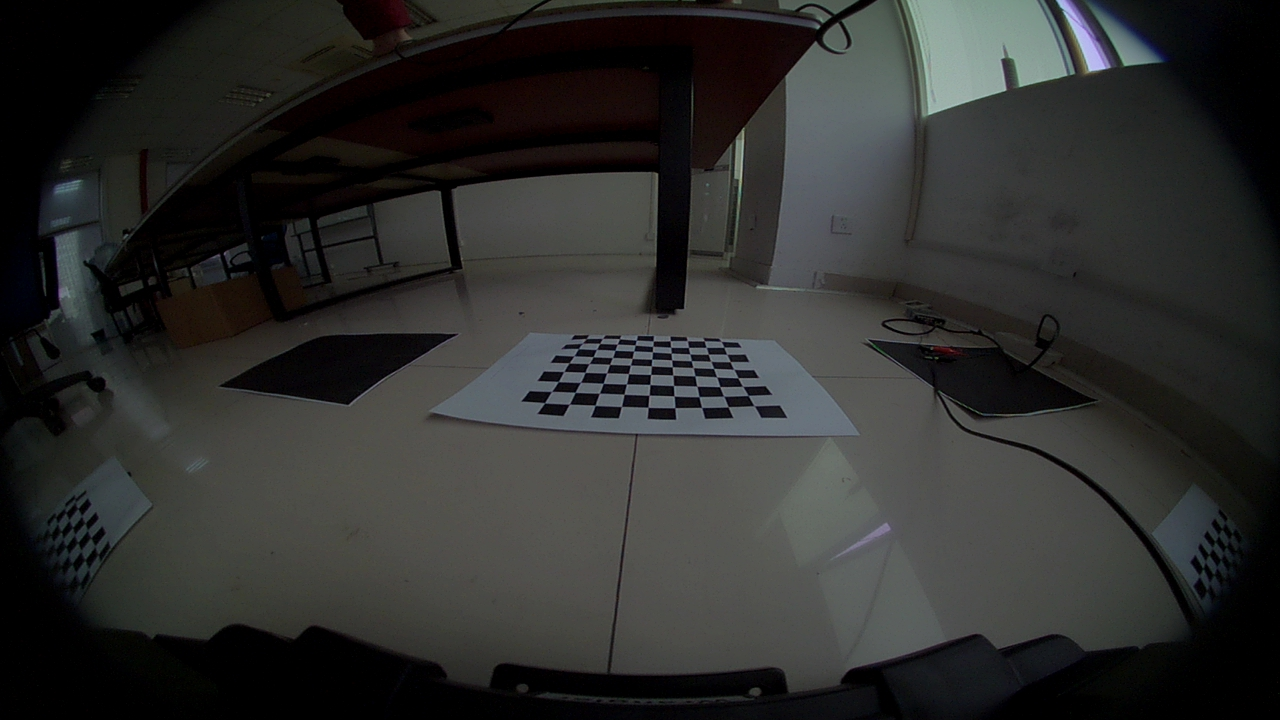
//> input picture 6.cali/2/5.鸟瞰/2.new_test/yy_top.JPG, 1280 x 720 px
$ ./main   (built with g++ and OpenCV 4)
//> lines starting //> are read from the running program, lines starting //| are printed output that depends on the picture
#include<opencv2/opencv.hpp>
#include<iostream>

using namespace std;
using namespace cv;

int main(int argc,char** argv)
{
	Point2f pts_src[4], pts_dst[4];
	Mat warp_matrix;
	Mat src, dst;
	int offset_x, offset_y;

	src = imread("yy_top.JPG",1);
//> src is the input picture: 720 rows x 1280 cols, CV_8UC3; mean B, G, R 45, 46.5, 45.9
	dst = imread("result.jpg");
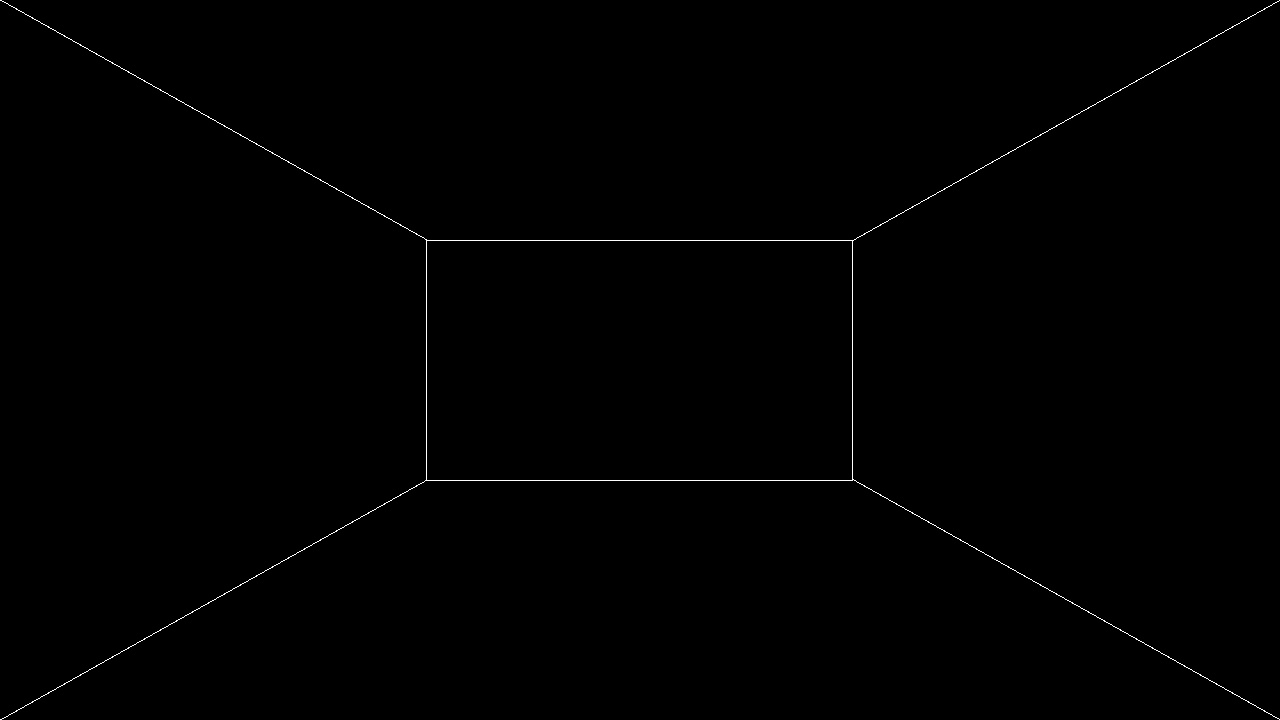
//> input picture 6.cali/2/5.鸟瞰/2.new_test/result.jpg, 1280 x 720 px
//> dst is the input picture: 720 rows x 1280 cols, CV_8UC3; min 0, max 255, mean 0.9
	int h = src.size[0];
//> h = 720
	int w = src.size[1];
//> w = 1280
	//映射关系 (310,281)->(300,200)		(193,14)->(300,50)			(928,14)->(800,50)		(744,281)->(800,200)
	offset_x = 100;//为正，横向拉伸，为负，横向压缩
	offset_y = 0;//为正，纵向拉伸，为负，纵向压缩

	pts_src[0].x = 103;
	pts_src[0].y = 330;
	pts_src[1].x = 103;
	pts_src[1].y = 321;
	pts_src[2].x = 242;
	pts_src[2].y = 321;
	pts_src[3].x = 242;
	pts_src[3].y = 330;

	pts_dst[0].x = 586;
	pts_dst[0].y = 346;
	pts_dst[1].x = 714;
	pts_dst[1].y = 351;
	pts_dst[2].x = 749;
	pts_dst[2].y = 409;
	pts_dst[3].x = 544;
	pts_dst[3].y = 406;


	//计算变换矩阵
	warp_matrix=getPerspectiveTransform( pts_src, pts_dst);
	//透视变换
	//warpPerspective( src, dst ,warp_matrix);
 	warpPerspective(src, dst, warp_matrix, cv::Size(w,h), cv::INTER_LINEAR, cv::BORDER_CONSTANT, cv::Scalar());
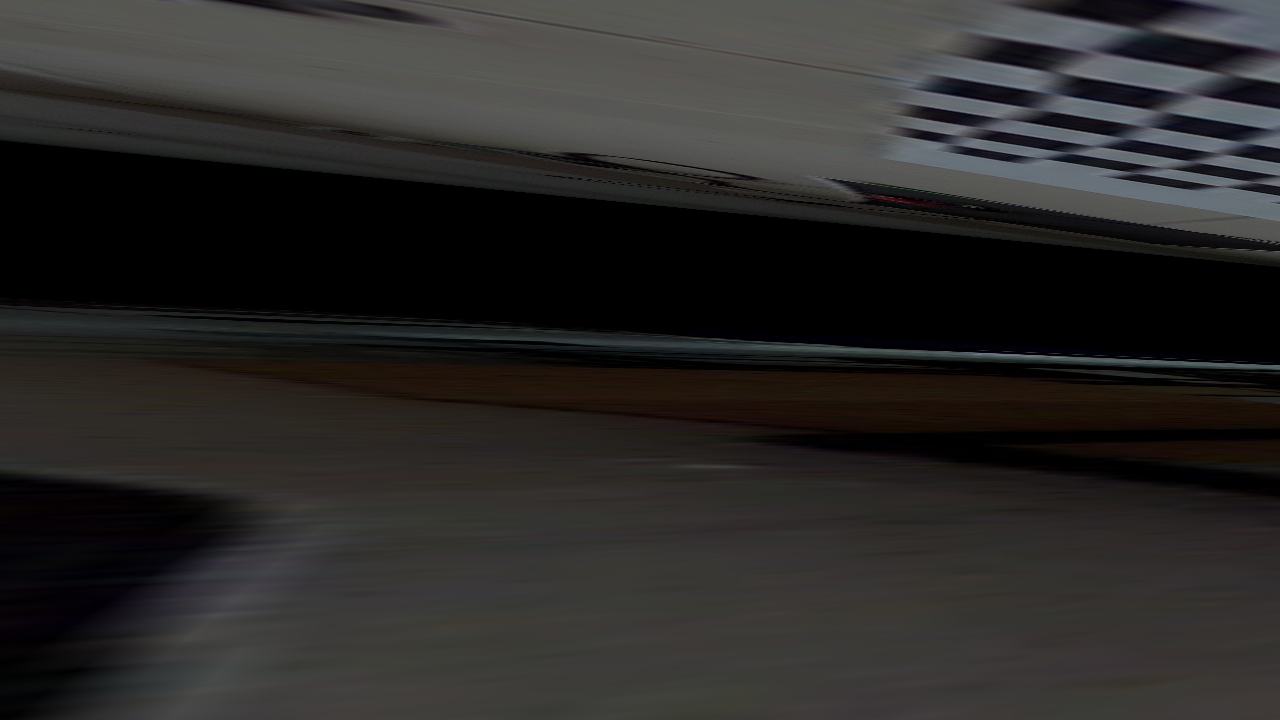
//> dst: 720 rows x 1280 cols, CV_8UC3; mean B, G, R 39.6, 40.8, 42.1
	imshow("xxx",dst);


	waitKey(0);


	return 0;
}
